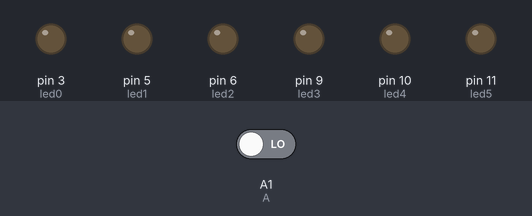
Simulated run of this sketch. Board: Arduino Uno, built with avr-gcc and run on an emulated ATmega328P. Parts: output pins drawn as LEDs (lit = HIGH). The inputs (shaded band) are chosen by the test bench; at power-on: A1 (A) LOW.

Above: at 1.2 s.
1.3 s: A1 (A) driven HIGH
At 3.2 s:
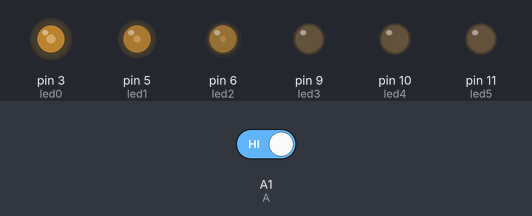
At 4.2 s:
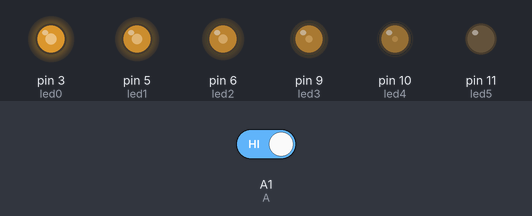
4.3 s: A1 (A) driven LOW
At 7.1 s:
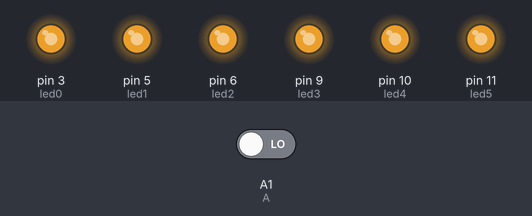
Timing chart, 0 to 8.6 s (numbered marks = the images above; inputs shaded):
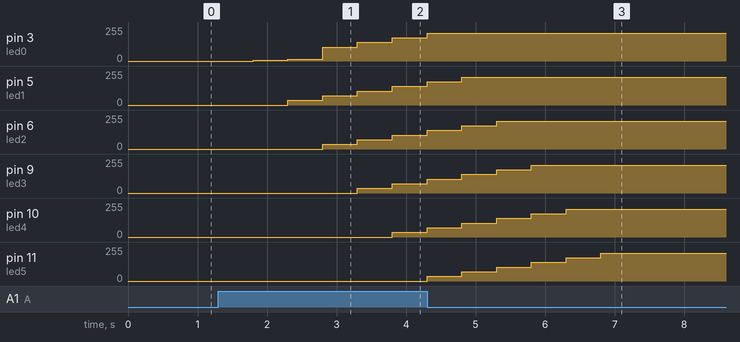

The sketch:

fade_leds.ino
```cpp
/**********************************************************************************
**                                                                               **
**                              Array de 8 LEDs                                  **
**                                                                               **
**********************************************************************************/
//********** Includes *************************************************************
//********** Variables ************************************************************
 const int A = A1 ;          // donar nom al pin 4 de l’Arduino
 const int led0 = 3;          // donar nom al pin 5 de l’Arduino
 const int led1 = 5;          // donar nom al pin 6 de l’Arduino
 const int led2 = 6;          // donar nom al pin 7 de l’Arduino
 const int led3 = 9;          // donar nom al pin 8 de l’Arduino
 const int led4 = 10;          // donar nom al pin 9 de l’Arduino
 const int led5 = 11;         // donar nom al pin 10 de l’Arduino

 int velocitat = 500;         // velocitat de l'acció en ms


//********** Setup ****************************************************************
void setup()
{
  pinMode(led0, OUTPUT);     // definir el pin 5 com una sortida
  pinMode(led1, OUTPUT);     // definir el pin 6 com una sortida
  pinMode(led2, OUTPUT);     // definir el pin 7 com una sortida
  pinMode(led3, OUTPUT);     // definir el pin 8 com una sortida
  pinMode(led4, OUTPUT);     // definir el pin 9 com una sortida
  pinMode(led5, OUTPUT);     // definir el pin 10 com una sortida


  pinMode(A, INPUT);     // definir el pin 5 com una sortida

}
//********** Loop *****************************************************************
void loop()
{
  if ( digitalRead(A ) == 1)
  {
  analogWrite(led0, 0);     // posar PWM del pin 3 a 60
  analogWrite(led1, 0);     // posar PWM del pin 5 a 60
  analogWrite(led2, 0);     // posar PWM del pin 6 a 60
  analogWrite(led3, 0);     // posar PWM del pin 9 a 60
  analogWrite(led4, 0);     // posar PWM del pin 10 a 60
  analogWrite(led5, 0);     // posar PWM del pin 11 a 60

  delay(velocitat);          // es queden leds velocitat ms en aquest estat

  analogWrite(led0, 5);    // posar PWM del pin 3 a 125
  analogWrite(led1, 0);    // posar PWM del pin 5 a 125
  analogWrite(led2, 0);    // posar PWM del pin 6 a 125
  analogWrite(led3, 0);    // posar PWM del pin 9 a 125
  analogWrite(led4, 0);    // posar PWM del pin 10 a 125
  analogWrite(led5, 0);    // posar PWM del pin 11 a 125

  delay(velocitat);           // es queden leds velocitat ms en aquest estat

  analogWrite(led0, 15);    // posar PWM del pin 3 a 255
  analogWrite(led1, 35);    // posar PWM del pin 5 a 255
  analogWrite(led2, 0);    // posar PWM del pin 6 a 255
  analogWrite(led3, 0);    // posar PWM del pin 9 a 255
  analogWrite(led4, 0);    // posar PWM del pin 10 a 255
  analogWrite(led5, 0);    // posar PWM del pin 11 a 255

  delay(velocitat);           // es queden leds velocitat ms en aquest estat

  analogWrite(led0, 105);    // posar PWM del pin 3 a 125
  analogWrite(led1, 70);    // posar PWM del pin 5 a 125
  analogWrite(led2, 35);    // posar PWM del pin 6 a 125
  analogWrite(led3, 0);    // posar PWM del pin 9 a 125
  analogWrite(led4, 0);    // posar PWM del pin 10 a 125
  analogWrite(led5, 0);    // posar PWM del pin 11 a 125

  delay(velocitat);           // es queden leds velocitat ms en aquest estat

  analogWrite(led0, 140);    // posar PWM del pin 3 a 125
  analogWrite(led1, 105);    // posar PWM del pin 5 a 125
  analogWrite(led2, 70);    // posar PWM del pin 6 a 125
  analogWrite(led3, 35);    // posar PWM del pin 9 a 125
  analogWrite(led4, 0);    // posar PWM del pin 10 a 125
  analogWrite(led5, 0);    // posar PWM del pin 11 a 125

  delay(velocitat);           // es queden leds velocitat ms en aquest estat

  analogWrite(led0, 175);    // posar PWM del pin 3 a 125
  analogWrite(led1, 140);    // posar PWM del pin 5 a 125
  analogWrite(led2, 105);    // posar PWM del pin 6 a 125
  analogWrite(led3, 70);    // posar PWM del pin 9 a 125
  analogWrite(led4, 35);    // posar PWM del pin 10 a 125
  analogWrite(led5, 0);    // posar PWM del pin 11 a 125

  delay(velocitat);           // es queden leds velocitat ms en aquest estat

  analogWrite(led0, 210);    // posar PWM del pin 3 a 125
  analogWrite(led1, 175);    // posar PWM del pin 5 a 125
  analogWrite(led2, 140);    // posar PWM del pin 6 a 125
  analogWrite(led3, 105);    // posar PWM del pin 9 a 125
  analogWrite(led4, 70);    // posar PWM del pin 10 a 125
  analogWrite(led5, 35);    // posar PWM del pin 11 a 125

  delay(velocitat);           // es queden leds velocitat ms en aquest estat

  analogWrite(led0, 210);    // posar PWM del pin 3 a 125
  analogWrite(led1, 210);    // posar PWM del pin 5 a 125
  analogWrite(led2, 175);    // posar PWM del pin 6 a 125
  analogWrite(led3, 140);    // posar PWM del pin 9 a 125
  analogWrite(led4, 105);    // posar PWM del pin 10 a 125
  analogWrite(led5, 70);    // posar PWM del pin 11 a 125

  delay(velocitat);           // es queden leds velocitat ms en aquest estat

  analogWrite(led0, 210);    // posar PWM del pin 3 a 125
  analogWrite(led1, 210);    // posar PWM del pin 5 a 125
  analogWrite(led2, 210);    // posar PWM del pin 6 a 125
  analogWrite(led3, 175);    // posar PWM del pin 9 a 125
  analogWrite(led4, 140);    // posar PWM del pin 10 a 125
  analogWrite(led5, 105);    // posar PWM del pin 11 a 125

  delay(velocitat);           // es queden leds velocitat ms en aquest estat

  analogWrite(led0, 210);    // posar PWM del pin 3 a 125
  analogWrite(led1, 210);    // posar PWM del pin 5 a 125
  analogWrite(led2, 210);    // posar PWM del pin 6 a 125
  analogWrite(led3, 210);    // posar PWM del pin 9 a 125
  analogWrite(led4, 175);    // posar PWM del pin 10 a 125
  analogWrite(led5, 140);    // posar PWM del pin 11 a 125

  delay(velocitat);           // es queden leds velocitat ms en aquest estat

  analogWrite(led0, 210);    // posar PWM del pin 3 a 125
  analogWrite(led1, 210);    // posar PWM del pin 5 a 125
  analogWrite(led2, 210);    // posar PWM del pin 6 a 125
  analogWrite(led3, 210);    // posar PWM del pin 9 a 125
  analogWrite(led4, 210);    // posar PWM del pin 10 a 125
  analogWrite(led5, 175);    // posar PWM del pin 11 a 125

  delay(velocitat);           // es queden leds velocitat ms en aquest estat

  analogWrite(led0, 210);    // posar PWM del pin 3 a 125
  analogWrite(led1, 210);    // posar PWM del pin 5 a 125
  analogWrite(led2, 210);    // posar PWM del pin 6 a 125
  analogWrite(led3, 210);    // posar PWM del pin 9 a 125
  analogWrite(led4, 210);    // posar PWM del pin 10 a 125
  analogWrite(led5, 210);    // posar PWM del pin 11 a 125
}
}
//********** Funcions *************************************************************
```

Measured:
- after the input at 1.3 s, pin 3 (led0): moves from 0/255 to 175/255 over 2.0 s, starting after 0.50 s; pin 5 (led1): 0/255 → 35/255 after 1.0 s, → 70/255 0.50 s later, → 105/255 0.50 s later, → 140/255 0.50 s later
- after the input at 4.3 s, pin 3 (led0): goes on until 4.3 s, then stays 210/255; pin 5 (led1): goes on until 4.8 s, then stays 210/255; pin 6 (led2): goes on until 5.3 s, then stays 210/255; pin 9 (led3): goes on until 5.8 s, then stays 210/255; pin 10 (led4): goes on until 6.3 s, then stays 210/255
